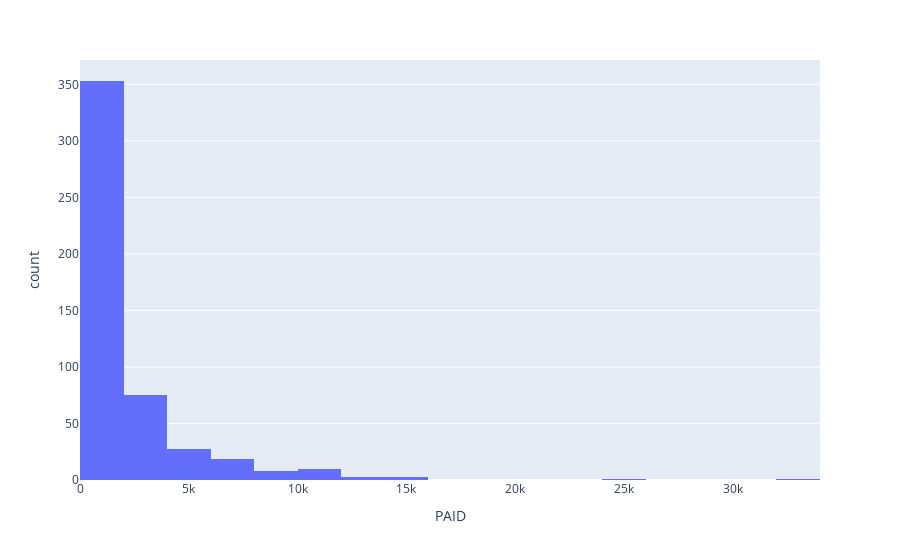

Write notebook code for a chart like this one.
### Markdown cell above
### Q8: Produce relevant visualizations of paid claims (PAID) and comment the shape, centre and spread of this distribution.

#### Create the plot(s) and write your answer in the code cell and markdown cells below respectively

- Compare your figure and response to the answer given in the ***MarkUs*** output

### Code cell
fig = px.histogram(autoclaims_csv_asdf, x='PAID', nbins=20)
fig.show()

### Figure 1 — Plotly figure (JSON) as saved in the notebook; plotly's stock layout.template omitted (floating-point values rounded to 4 significant figures; data arrays with more than 128 entries replaced by an {"elided": "..."} marker saying what was removed)
{"data": [{"alignmentgroup": "True", "bingroup": "x", "hovertemplate": "PAID=%{x}<br>count=%{y}<extra></extra>", "legendgroup": "", "marker": {"color": "#636efa", "pattern": {"shape": ""}}, "name": "", "nbinsx": 20, "offsetgroup": "", "orientation": "v", "showlegend": false, "type": "histogram", "x": {"elided": "500 float values"}, "xaxis": "x", "yaxis": "y"}], "layout": {"barmode": "relative", "legend": {"tracegroupgap": 0}, "margin": {"t": 60}, "xaxis": {"anchor": "y", "domain": [0, 1], "title": {"text": "PAID"}}, "yaxis": {"anchor": "x", "domain": [0, 1], "title": {"text": "count"}}}}
